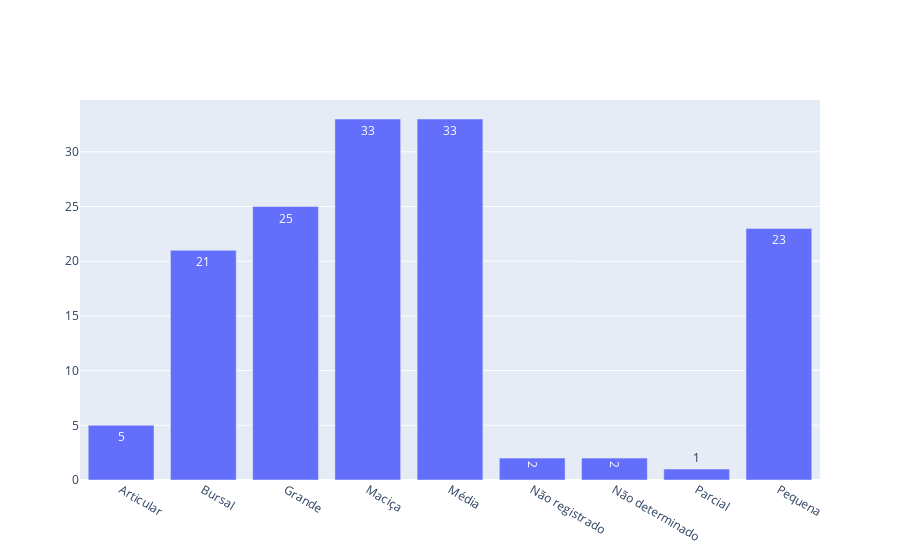

Notebook source saved alongside this figure:
### Code cell
articular = df_tamanho_lesao.loc['articular'][0] + df_tamanho_lesao.loc['articular '][0]
bursal = df_tamanho_lesao.loc['bursal'][0]
grande = df_tamanho_lesao.loc['grande'][0]
macica = df_tamanho_lesao.loc['maciça'][0]
media = df_tamanho_lesao.loc['media'][0] + df_tamanho_lesao.loc['média'][0]
nan = df_tamanho_lesao.loc['nan'][0]
nao_determinado = df_tamanho_lesao.loc['não sei'][0]
parcial = df_tamanho_lesao.loc['parcial'][0]
pequena = df_tamanho_lesao.loc['pequena'][0] + df_tamanho_lesao.loc['pequna'][0] + df_tamanho_lesao.loc['pequnena'][0]



x = ['Articular', 'Bursal', 'Grande', 'Maciça', 'Média', 'Não registrado', 'Não determinado', 'Parcial', 'Pequena']
y = [articular, bursal, grande, macica, media, nan, nao_determinado, parcial, pequena]

# Use textposition='auto' for direct text
fig = go.Figure(data=[go.Bar(
            x=x, y=y,
            text=y,
            textposition='auto',
        )])

fig.show()

### Figure 1 — Plotly figure (JSON) as saved in the notebook; plotly's stock layout.template omitted (floating-point values rounded to 4 significant figures)
{"data": [{"text": ["5", "21", "25", "33", "33", "2", "2", "1", "23"], "textposition": "auto", "type": "bar", "x": ["Articular", "Bursal", "Grande", "Maciça", "Média", "Não registrado", "Não determinado", "Parcial", "Pequena"], "y": [5, 21, 25, 33, 33, 2, 2, 1, 23]}], "layout": {}}
